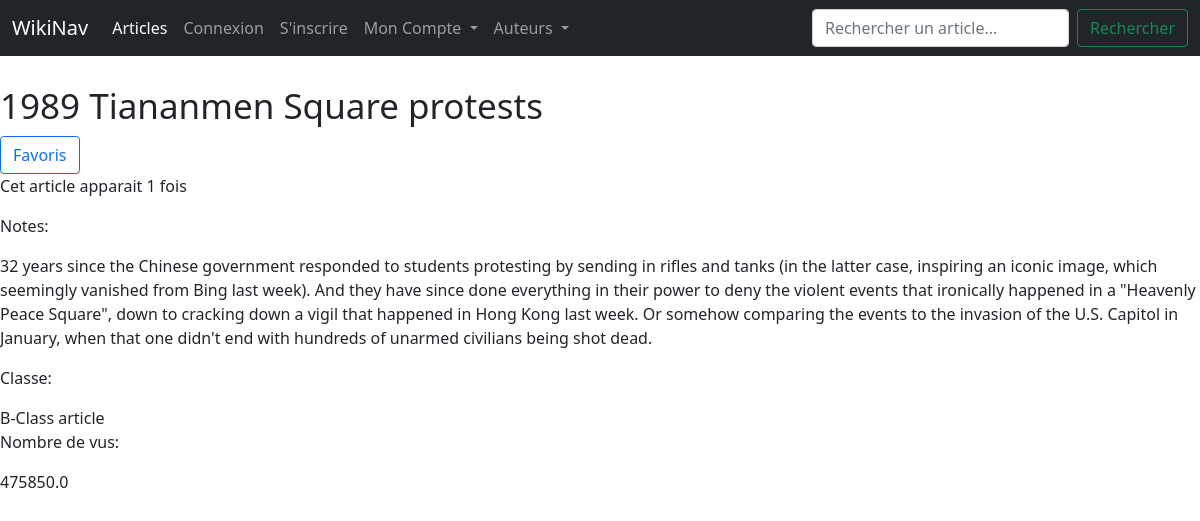
/article/0 (signed in), run on the app's committed database.
### core/models.py (models this page shows, shortened)
class wiki(models.Model):
    article = models.CharField(_("Article"), max_length=255)
    nb_apparitions = models.IntegerField(_("Nombre d'apparitions"))
    moyenne_vus = models.FloatField(_("Moyenne du nombre de vus"))
    notes = models.CharField(_("Notes/about"), max_length=255)
    classe = models.CharField(_("Class"), max_length=255)
    favoris = models.ManyToManyField(User, related_name ='favoris', default=None, blank=True)
    manager = models.Manager()

### core/views.py (the view)
# urls.py: path('article/<int:id>', views.lire, name='lire'),
@login_required
def lire(request, id):
    article = get_object_or_404(wiki, id=id)
    return render(request, 'lire.html', {'article':article})

### core/templates/lire.html
{% extends 'base.html' %}
{% block content %}
  <h1>{{ article.titre }} <span class="small">{{ article.article }}</span></h1>
  <a href="{% url 'ajout_fav' article.id %}" class="btn btn-outline-primary">Favoris</a>
  <p class="infos">Cet article apparait {{ article.nb_apparitions }} fois</p>
  <div class="contenu">
    <p>Notes:</p>
    {{ article.notes|linebreaks }}
  </div>
  <div class="classe">
    <p>Classe:</p>
    {{ article.classe }}
  </div>
  <div class="vus">
    <p>Nombre de vus:</p>
    {{ article.moyenne_vus }}
  </div>
{% endblock %}

### data on the page
wiki: article "1989 Tiananmen Square protests", nb_apparitions "1", notes "32 years since the Chinese government responded to students protesting by sending in rifles and tanks (in the latter case, inspiring an iconic image, which seemingly vanished from Bing last week). And they have since done everything in their power to deny the violent events that ironically happened in a \"Heavenly Peace Square\", down to cracking down a vigil that happened in Hong Kong last week. Or somehow comparing the events to the invasion of the U.S. Capitol in January, when that one didn't end with hundreds of unarmed civilians being shot dead.", classe "B-Class article", moyenne_vus "475850.0"
